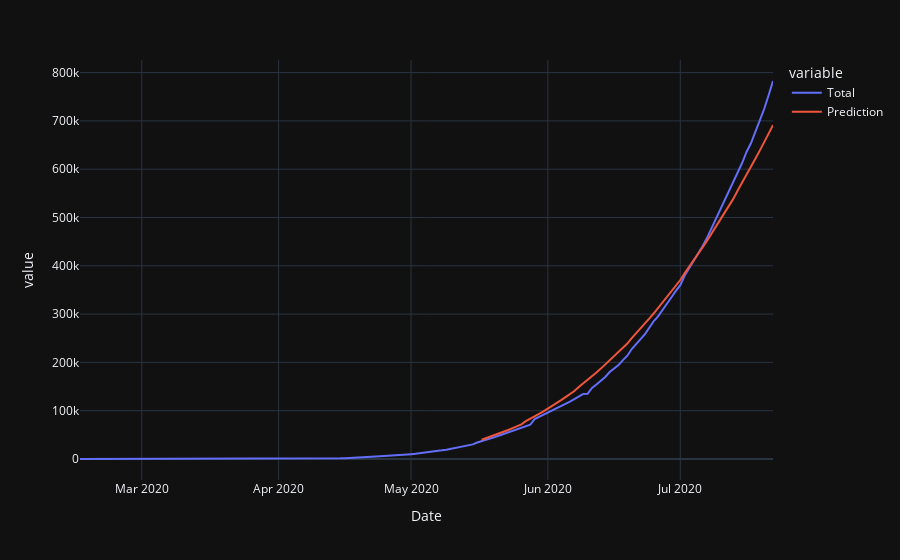

Notebook source saved alongside this figure:
### Code cell
# Plotting the predicted values and actual values
px.line(pd.concat([data,future_forecast],axis=1), template = 'plotly_dark')

### Figure 1 — Plotly figure (JSON) as saved in the notebook; plotly's stock layout.template omitted (floating-point values rounded to 4 significant figures; data arrays with more than 128 entries replaced by an {"elided": "..."} marker saying what was removed)
{"data": [{"hovertemplate": "variable=Total<br>Date=%{x}<br>value=%{y}<extra></extra>", "legendgroup": "Total", "line": {"color": "#636efa", "dash": "solid"}, "mode": "lines", "name": "Total", "orientation": "v", "showlegend": true, "type": "scatter", "x": {"elided": "158 str values"}, "xaxis": "x", "y": {"elided": "158 int values"}, "yaxis": "y"}, {"hovertemplate": "variable=Prediction<br>Date=%{x}<br>value=%{y}<extra></extra>", "legendgroup": "Prediction", "line": {"color": "#EF553B", "dash": "solid"}, "mode": "lines", "name": "Prediction", "orientation": "v", "showlegend": true, "type": "scatter", "x": {"elided": "158 str values"}, "xaxis": "x", "y": {"elided": "158 float values"}, "yaxis": "y"}], "layout": {"autosize": true, "legend": {"title": {"text": "variable"}, "tracegroupgap": 0}, "margin": {"t": 60}, "xaxis": {"anchor": "y", "autorange": true, "domain": [0, 1], "range": ["2020-02-16", "2020-07-22"], "title": {"text": "Date"}, "type": "date"}, "yaxis": {"anchor": "x", "autorange": true, "domain": [0, 1], "range": [-43475, 826085], "title": {"text": "value"}, "type": "linear"}}}
